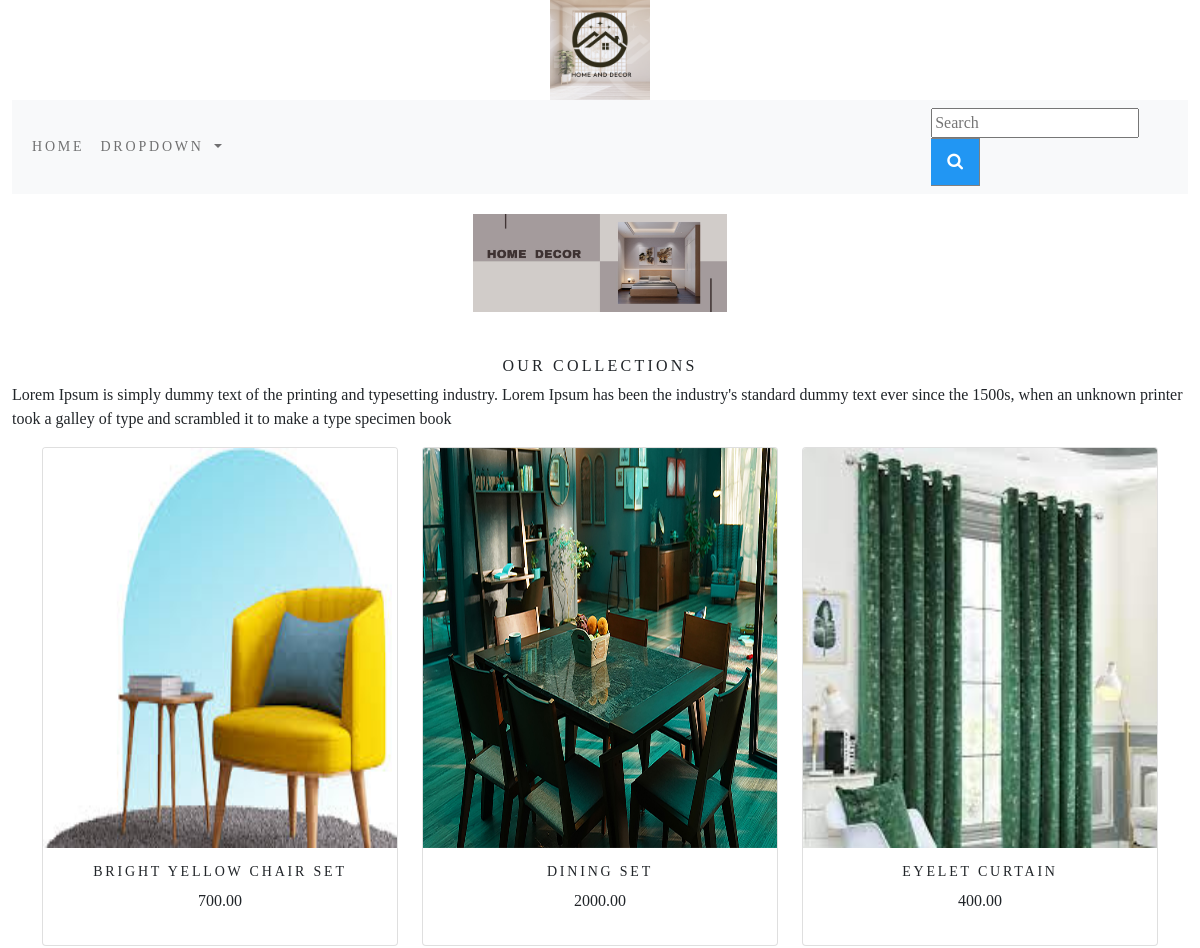
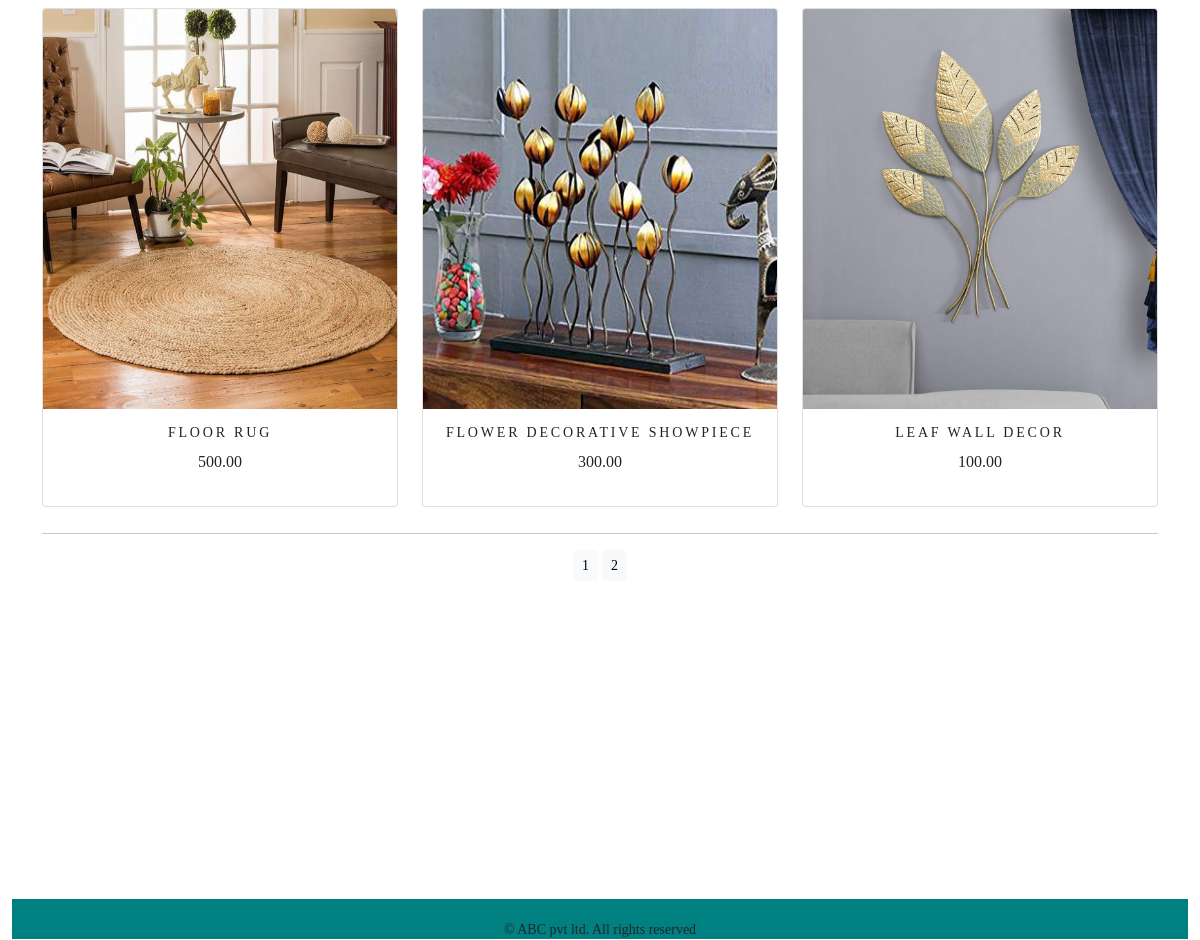
Screenshot of /ecom/ with the database file from the repository (2 pictures, top to bottom).
### ecom_app/models.py (models this page shows, shortened)
class Product(models.Model):
    name = models.CharField(max_length=250, unique=True)
    slug = models.SlugField(max_length=250, unique=True)
    description = models.TextField(blank=True)
    price = models.DecimalField(max_digits=10, decimal_places=2)
    category = models.ForeignKey(Category, on_delete=models.CASCADE)
    image = models.ImageField(upload_to='product', blank=True)
    stock = models.IntegerField()
    available = models.BooleanField(default=True)
    created = models.DateTimeField(auto_now_add=True)
    updated = models.DateTimeField(auto_now=True)
    def get_url(self):
        return reverse('ecom_app:prodCatdetail', args=[self.category.slug, self.slug])
    class Meta:
        ordering = ('name',)
        verbose_name = 'product'
        verbose_name_plural = 'products'

### ecom_app/views.py (the view)
# urls.py: path('', views.allProductCat, name='allProductCat'),
def allProductCat(request, c_slug=None):
    c_page = None
    products_list = None
    if c_slug is not None:
        c_page = get_object_or_404(Category, slug=c_slug)
        products_list = Product.objects.all().filter(category=c_page, available=True)
    else:
        products_list = Product.objects.all().filter(available=True)
    paginator = Paginator(products_list, 6)
    try:
        page = int(request.GET.get('page', '1'))
    except:
        page = 1
    try:
        products = paginator.page(page)
    except (EmptyPage, InvalidPage):
        products = paginator.page(paginator.num_pages)
    return render(request, "category.html", {'category': c_page, 'products': products})

### cart/context_processors.py (called while the page is built)
def counter(request):
    item_count = 0
    if 'admin' in request.path:
        return {}
    else:
        try:
            cart = Cart.objects.filter(cart_id=cart_id(request))
            cart_items = CartItem.objects.all().filter(cart=cart[:1])
            for cart_item in cart_items:
                item_count += cart_item.quantity
        except Cart.DoesNotExist:
            item_count = 0
    return dict(item_count=item_count)

### cart/views.py (called while the page is built)
def cart_id(request):
    cart = request.session.session_key
    if not cart:
        cart = request.session.create()
    return cart

### ecom_app/context_processors.py (called while the page is built)
def menu_links(request):
    links = Category.objects.all()
    return dict(links=links)

### ecom_app/models.py (called while the page is built)
    def get_url(self):
        return reverse('ecom_app:products_by_category', args=[self.slug])

### templates/category.html (shortened to what this page needs)
{% extends 'base.html' %}
{% load static %}
{% block content %}
    <div class="mx_auto">
        {% if category %}
            <img class="my_image" src="{{category.image.url}}" alt="{{category.name}}">
    </div>
    <br>
    <div>
        <h1 class="text-center my_title">{{category.name}}</h1>
        <p class="text-justify">{{category.description}}</p>
    </div>
        {% else %}
        <div>
            <center><img class="my_image my_image_padding" src="{% static 'img/home_decor.jpg' %}" alt="our products"></center>
        </div>
        <br>
    <div>
        <h1 class="text-center my_title">Our Collections</h1>
        <p class="text-justify">Lorem Ipsum is simply dummy text of the printing and typesetting industry. Lorem Ipsum has been the industry's standard dummy text ever since the 1500s, when an unknown printer took a galley of type and scrambled it to make a type specimen book</p>
    </div>
        {% endif %}
    <div class="container">
        <div class="row mx_auto">
            {% for product in products.object_list %}
            <div class="my_bottom_margin col-9 col-sm-12 col-md-4 col-lg-4">
                <div class="card text-center" style="min-width:18rem;">
                    <a href="{{product.get_url}}"><img class="card-img-top my_product_image" src="{{product.image.url}}" alt="{{product.name}}"></a>
                    <div class="card-body">
                        <h4>{{product.name}}</h4>
                        <p>{{product.price}}</p>
                    </div>
                </div>
            </div>
            {% endfor %}
        </div>
        <div class="mx-auto">
            {% if products.paginator.num_pages > 1 %}
            <hr>
            <div class="text-center">
                {% for pg in products.paginator.page_range %}
                    <a href="?page={{pg}}" class="btn btn-light btn-sm {% if products.number == pg %} active {% endif %}">{{pg}}</a>
                {% endfor %}
            </div>
            {% endif %}
        </div>
        <br>
    </div>
{% endblock %}

### templates/base.html (shortened to what this page needs)
{% load static %}
<!DOCTYPE html>
<html lang="en">
<head>
    <link rel="stylesheet" href="{% static 'css/custom.css' %}">
    <link rel="stylesheet" href="{% static 'css/bootstrap.min.css' %}">
    <link rel="stylesheet" href="https://maxcdn.bootstrapcdn.com/font-awesome/4.4.0/css/font-awesome.min.css">
</head>
<body>
<div class="container-fluid my_base">
    {% include 'header.html' %}
    {% include 'navbar.html' %}
    {% block content %}
    {% endblock %}
</div>
    {% include 'footer.html' %}
</body>
</html>

### templates/header.html
{% load static %}
<header>
  <center>
    <a href="{% url 'ecom_app:allProductCat' %}"><img src="{% static 'img/logo.png' %}" alt="logimage" width="100px" height="100px">
  </center>
</header>

### templates/navbar.html (shortened to what this page needs)
<nav class="navbar navbar-expand-lg navbar-light bg-light">
  <div class="container-fluid">
  <div class="collapse navbar-collapse" id="navbarSupportedContent">
    <ul class="navbar-nav me-auto mb-2 mb-lg-0">
      <li class="nav-item">
        <a class="nav-link" href="{% url 'ecom_app:allProductCat' %}">Home</a>
      </li>
      <li class="nav-item dropdown {% if 'ecom_app' in request.path %} active {% endif %}">
        <a class="nav-link dropdown-toggle" href="" id="navbarDropdown" role="button" data-bs-toggle="dropdown" aria-haspopup="true" aria-expanded="false">
          Dropdown
        </a>
      </li>
    </ul>
    <form class="example" action="{% url 'search_app:SearchResult' %}" method="get">
      <input type="search" placeholder="Search" name="q" aria-label="Search">
      <button type="submit"><i class="fa fa-search"></i></button>
    </form>
  </div>
  </div>
</nav>

### templates/footer.html
<div class="footer navbar-fixed-bottom my_footer">
  <p class="text-center">&copy; ABC pvt ltd. All rights reserved</p>
</div>

### static/css/custom.css (style rules this page uses)
.my_base { font-family: 'Playfair Display', serif;; }
.nav-item { letter-spacing : .2em; font-size : 14px; text-transform : uppercase; }
.dropdown { letter-spacing : .2em; font-size : 14px; text-transform : uppercase; }
.my_footer { background-color : teal; height : 40px; margin-top : 25%; }
.my_footer p { padding-top : 20px; font-size : 14px; }
.my_image { width : 100%; height : 25%; }
.my_product_image { width : 200px; height : 400px; }
.my_title { font-size : 16px; text-transform : uppercase; letter-spacing : .2em; }
.my_image_padding { padding : 20px; width : 25%; height : 5%; }
.my_bottom_margin { margin-bottom : 10px; }
.card-body h4 { font-size : 14px; text-transform : uppercase; letter-spacing : .2em; }
form.example button { float: left; width: 20%; padding: 10px; background: #2196F3; color: white; font-size: 17px; border: 1px solid grey; border-left: none; cursor: pointer; }
form.example::after { content: ""; clear: both; display: table; }

### rows the page displays
Product: image (picture), name "BRIGHT YELLOW CHAIR SET", price "700.00"
Product: image (picture), name "DINING SET", price "2000.00"
Product: image (picture), name "EYELET CURTAIN", price "400.00"
Product: image (picture), name "FLOOR RUG", price "500.00"
Product: image (picture), name "FLOWER DECORATIVE SHOWPIECE", price "300.00"
Product: image (picture), name "LEAF WALL DECOR", price "100.00"

### other values shown
{{ pg }} "1" "2"
